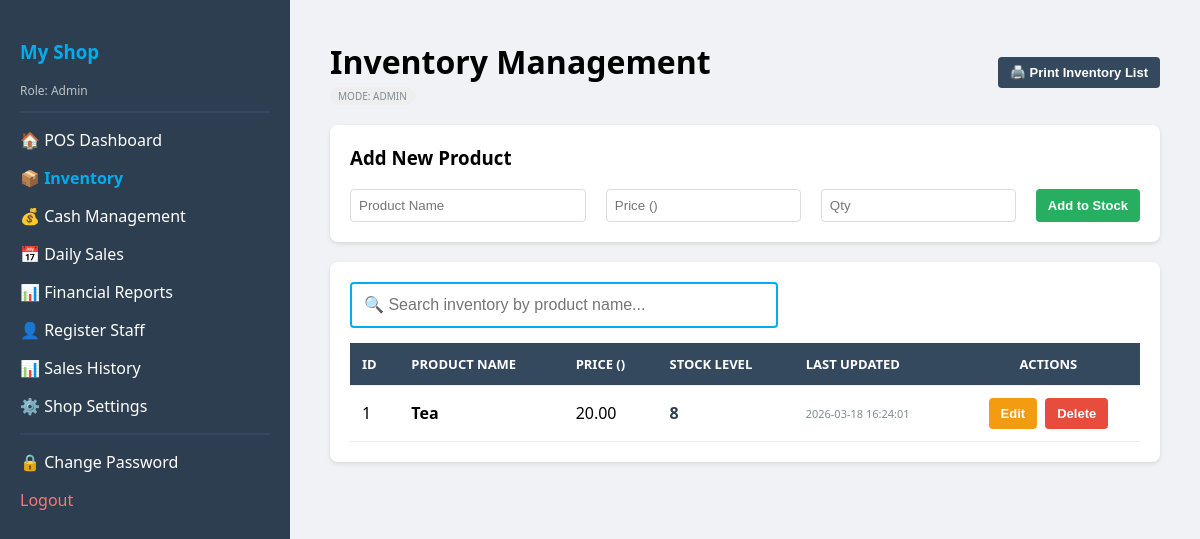
Page /inventory (signed in) on the earlier database version.
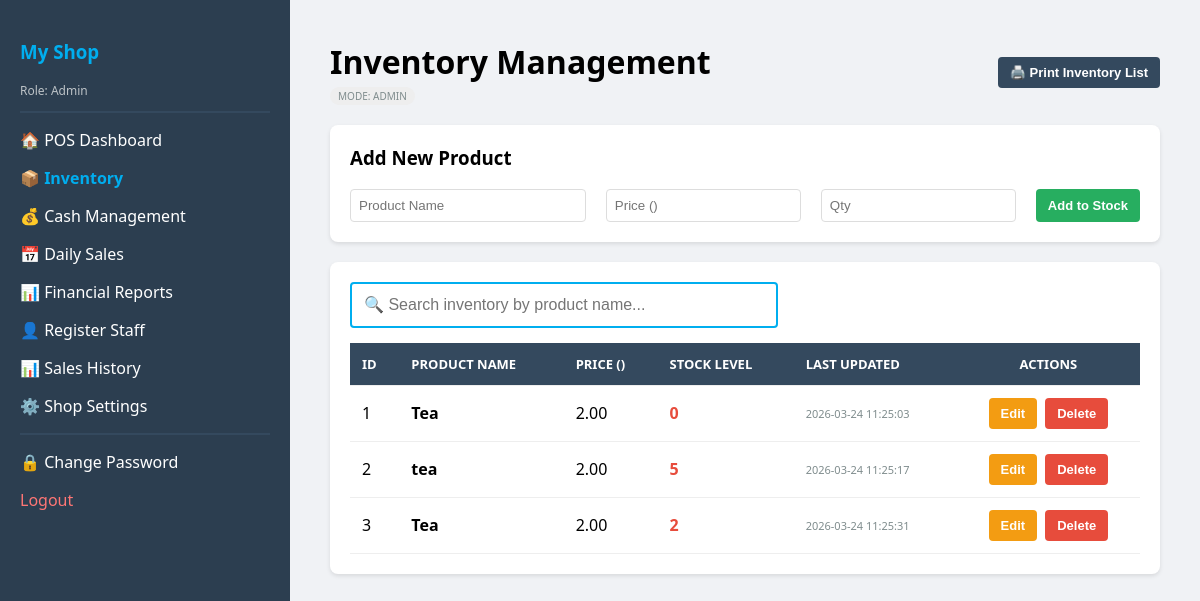
Same page on the later database version.
### tables this page shows
CREATE TABLE products (
            id INTEGER PRIMARY KEY AUTOINCREMENT, 
            name TEXT NOT NULL,
            category TEXT DEFAULT 'General', 
            sell_price REAL NOT NULL, 
            quantity INTEGER NOT NULL CHECK(quantity >= 0),
            is_active INTEGER DEFAULT 1,
            min_stock_level INTEGER DEFAULT 5,
            date_added DATETIME DEFAULT CURRENT_TIMESTAMP);

### app.py (the view)
@app.route("/inventory")
@login_required
def inventory():
    db = get_db()
    products = db.execute("SELECT *, (quantity <= min_stock_level) as is_low FROM products").fetchall()
    total_val = sum(p['sell_price'] * p['quantity'] for p in products)
    return render_template("inventory.html", products=products, total_value=total_val)

### app.py (called while the page is built)
def get_db():
    if 'db' not in g:
        g.db = sqlite3.connect(DATABASE)
        g.db.row_factory = sqlite3.Row
        g.db.execute("PRAGMA foreign_keys = ON")
    return g.db

@app.teardown_appcontext
def close_connection(exception):
    db = g.pop('db', None)
    if db is not None:
        db.close()

def login_required(f):
    @wraps(f)
    def decorated_function(*args, **kwargs):
        if 'user' not in session:
            return redirect(url_for('login'))
        return f(*args, **kwargs)
    return decorated_function

@app.context_processor
def inject_shop():
    db = get_db()
    shop_data = db.execute("SELECT * FROM shop_settings WHERE id = 1").fetchone()
    return dict(shop=shop_data)

### templates/inventory.html (shortened to what the changed rows need)
<!DOCTYPE html>
<html>
<head>
</head>
<body>
    <div class="main">
        <div style="display: flex; justify-content: space-between; align-items: center; margin-bottom: 20px;">
            <div>
                <h1 style="margin: 0;">Inventory Management</h1>
            </div>
        </div>
        <div class="card">
            <table id="inventoryTable">
                <thead>
                    <tr>
                        <th>ID</th>
                        <th>Product Name</th>
                        <th>Price ({{ shop.currency }})</th>
                        <th>Stock Level</th>
                        <th>Last Updated</th>
                        {% if session['role'] == 'Admin' %}<th style="text-align: center;">Actions</th>{% endif %}
                    </tr>
                </thead>
                <tbody>
                    {% for product in products %}
                    <tr class="product-row">
                        <td>{{ product.id }}</td>
                        <td class="product-name"><strong>{{ product.name }}</strong></td>
                        <td>{{ "{:.2f}".format(product.sell_price) }}</td>
                        <td>
                            <span style="font-weight: bold; color: {{ '#e74c3c' if product.quantity <= 5 else '#2c3e50' }}">
                                {{ product.quantity }}
                            </span>
                        </td>
                        <td class="timestamp">{{ product.date_added }}</td>
                        {% if session['role'] == 'Admin' %}
                        <td>
                            <div style="display: flex; gap: 8px; justify-content: center;">
                                <button class="btn bg-orange" onclick="editProduct('{{ product.id }}', '{{ product.name }}', '{{ product.sell_price }}', '{{ product.quantity }}')">Edit</button>
                                <form action="/delete_product/{{ product.id }}" method="POST" onsubmit="return confirm('Are you sure? This cannot be undone.');">
                                    <button type="submit" class="btn bg-red">Delete</button>
                                </form>
                            </div>
                        </td>
                        {% endif %}
                    </tr>
                    {% endfor %}
                </tbody>
            </table>
        </div>
    </div>
</body>
</html>

Differences in the rows shown:
changed products id 1: sell_price "20.00" → "2.00"; quantity "8" → "0"; date_added "2026-03-18 16:24:01" → "2026-03-24 11:25:03"
added products: id "2", name "tea", sell_price "2.00", quantity "5", date_added "2026-03-24 11:25:17"
added products: id "3", name "Tea", sell_price "2.00", quantity "2", date_added "2026-03-24 11:25:31"
